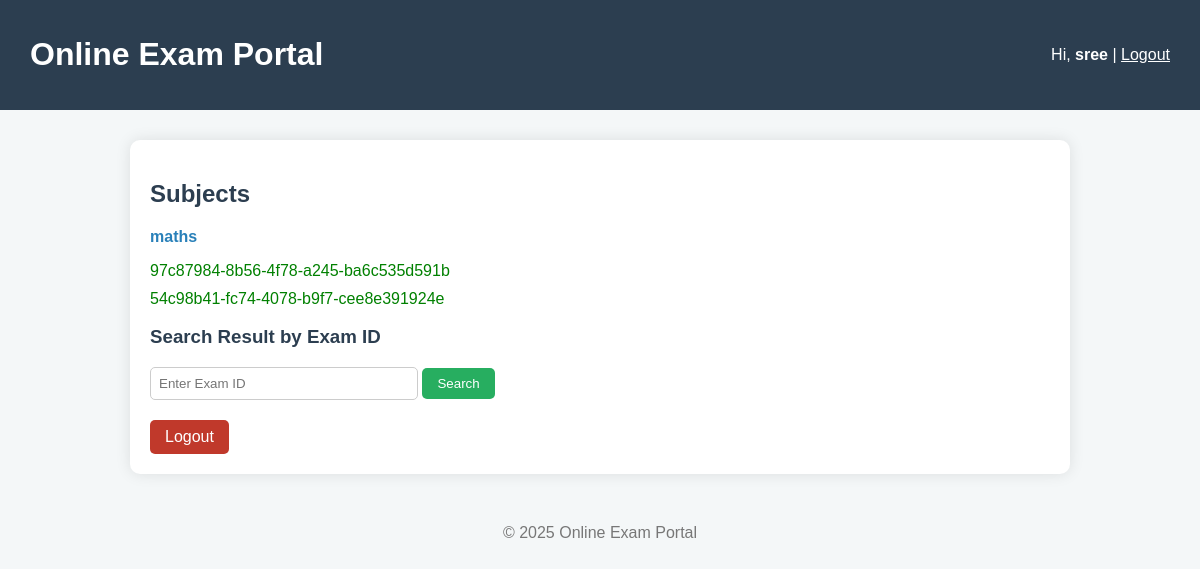
The app's page / (signed in) with its own data.
### exams/models.py (models this page shows, shortened)
class Subject(models.Model):
    name = models.CharField(max_length=100)

### results/models.py (models this page shows, shortened)
class ExamResult(models.Model):
    user = models.ForeignKey(User, on_delete=models.CASCADE)
    exam = models.ForeignKey(Exam, on_delete=models.CASCADE)
    score = models.PositiveIntegerField()
    total = models.PositiveIntegerField()
    result_id = models.UUIDField(default=uuid.uuid4, unique=True, editable=False)
    completed_at = models.DateTimeField(auto_now_add=True)

### exams/views.py (the view)
# urls.py: path('', exams_views.home, name='home'),
@login_required
def home(request):
    subjects = Subject.objects.all()
    user_results = ExamResult.objects.filter(
        user=request.user
    ).order_by('-completed_at')
    searched_result = None
    if request.GET.get('result_id'):
        searched_result = ExamResult.objects.filter(
            result_id=request.GET['result_id']
        ).first()
    return render(request, 'home.html', {
        'subjects': subjects,
        'user_results': user_results,
        'result': searched_result
    })

### templates/home.html (shortened to what this page needs)
<!DOCTYPE html>
<html lang="en">
<head>
</head>
<body>
<header style="display:flex; justify-content:space-between; align-items:center;">
    <h1>Online Exam Portal</h1>
    <div>
        Hi, <b>{{ request.user.username }}</b>
        |
        <a href="/logout/" style="color:white; text-decoration:underline;">Logout</a>
    </div>
</header>
<main>
    <h2>Subjects</h2>
    <ul>
      {% for subject in subjects %}
        <li>
          <a class="subject-link" href="/subjects/{{ subject.id }}/">{{ subject.name }}</a>
        </li>
      {% empty %}
        <li>No subjects available</li>
      {% endfor %}
    </ul>
 {% if user_results %}
  <ul>
    {% for res in user_results %}
      <li style="color:green;">
        {{ res.result_id }}
      </li>
    {% endfor %}
  </ul>
{% else %}
  <p>No exams attempted yet.</p>
{% endif %}
    <h3>Search Result by Exam ID</h3>
    <form method="get">
        <input type="text" name="result_id" placeholder="Enter Exam ID" required>
        <button type="submit">Search</button>
    </form>
    <a class="logout-btn" href="/logout/">Logout</a>
</main>
<footer>
    &copy; 2025 Online Exam Portal
</footer>
</body>
</html>

### templates/home.html (style rules this page uses)
body { font-family: Arial, sans-serif; background-color: #f4f7f8; margin: 0; padding: 0; }
header { background-color: #2c3e50; color: white; padding: 15px 30px; text-align: center; }
main { max-width: 900px; margin: 30px auto; padding: 20px; background-color: white; border-radius: 10px; box-shadow: 0 0 15px rgba(0,0,0,0.1); }
h2, h3 { color: #2c3e50; }
ul { list-style: none; padding: 0; }
li { margin-bottom: 10px; }
a.subject-link { text-decoration: none; color: #2980b9; font-weight: bold; }
form input[type="text"], form input[type="search"] { padding: 8px; width: 250px; border-radius: 5px; border: 1px solid #ccc; }
form button { padding: 8px 15px; background-color: #27ae60; color: white; border: none; border-radius: 5px; cursor: pointer; }
footer { text-align: center; margin-top: 40px; padding: 10px; color: #777; }
.logout-btn { display: inline-block; margin-top: 20px; padding: 8px 15px; background-color: #c0392b; color: white; text-decoration: none; border-radius: 5px; }

### records on screen
Subject: name "maths"
ExamResult: result_id "97c87984-8b56-4f78-a245-ba6c535d591b"
ExamResult: result_id "54c98b41-fc74-4078-b9f7-cee8e391924e"

### other values on screen
{{ request.user.username }} "sree"
